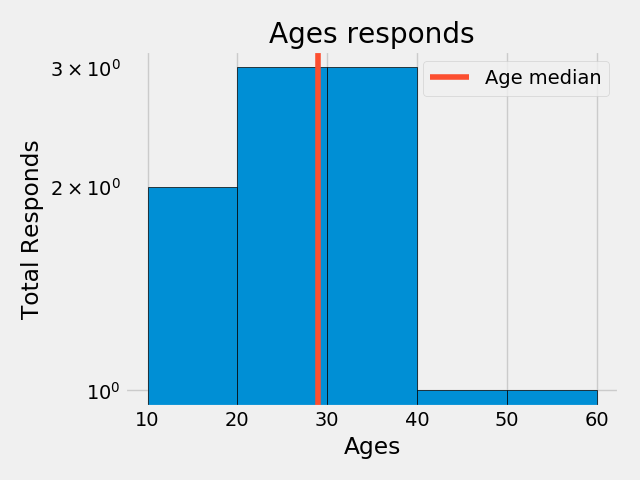

Source code (Python):
import pandas as pd
from matplotlib import pyplot as plt

plt.style.use("fivethirtyeight")
ages =[18,19,21,25,26,30,32,38,45,55]
bins = [10,20,30,40,50,60]
plt.hist(ages, bins=bins, edgecolor="black", log=True)
median_age=29
color = "#fc4f30"
plt.axvline(median_age, color=color, label="Age median")
plt.legend()
plt.title("Ages responds")
plt.xlabel("Ages")
plt.ylabel("Total Responds")
plt.tight_layout()
plt.show()
